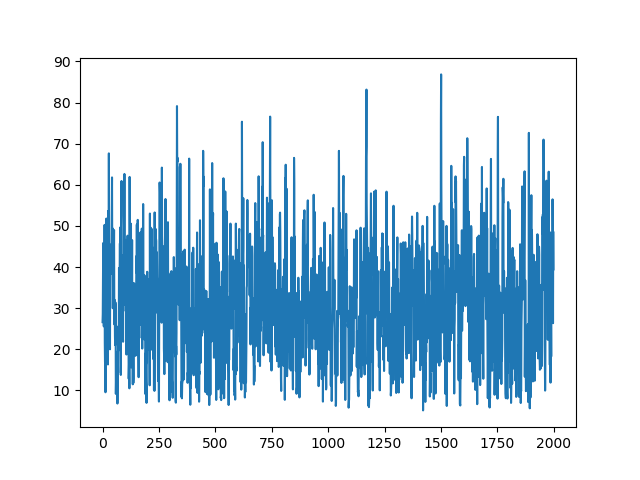

This chart was generated by the following Python code:
import matplotlib.pyplot as plt
import numpy as np

y = np.loadtxt('arr_out.txt',delimiter=',')
x = np.arange(y.shape[0])

plt.plot(x,y)
plt.show()
